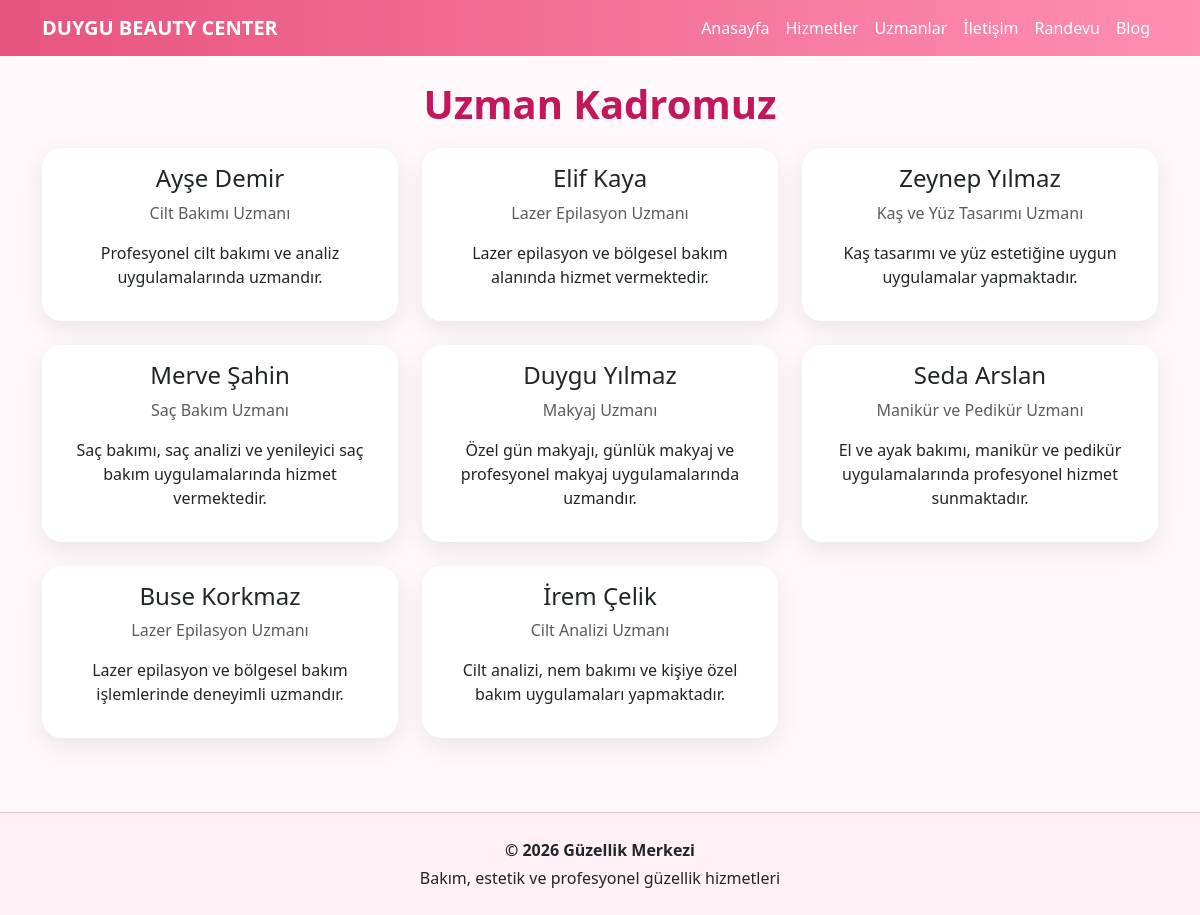
The page /uzmanlar.php on the database its author committed.
### tables this page shows
CREATE TABLE `uzmanlar` (
  `id` int(11) NOT NULL,
  `ad_soyad` varchar(255) DEFAULT NULL,
  `uzmanlik` varchar(255) DEFAULT NULL,
  `resim` varchar(255) DEFAULT NULL,
  `aciklama` text DEFAULT NULL
);

### uzmanlar.php (the view)
<?php
include("includes/db.php");
include("includes/header.php");
$sorgu = $conn->query("SELECT * FROM uzmanlar");
$uzmanlar = $sorgu->fetchAll(PDO::FETCH_ASSOC);
?>
<h1 class="section-title text-center">Uzman Kadromuz</h1>
<div class="row">
    <?php foreach($uzmanlar as $uzman): ?>
        <div class="col-md-4 mb-4">
            <div class="card custom-card h-100 text-center">
                <div class="card-body">
                    <h4><?= $uzman["ad_soyad"] ?></h4>
                    <p class="text-muted"><?= $uzman["uzmanlik"] ?></p>
                    <p><?= $uzman["aciklama"] ?></p>
                </div>
            </div>
        </div>
    <?php endforeach; ?>
</div>
<?php include("includes/footer.php"); ?>

### includes/header.php (shortened to what this page needs)
<!DOCTYPE html>
<html lang="tr">
<head>
    <link href="https://cdn.jsdelivr.net/npm/bootstrap@5.3.3/dist/css/bootstrap.min.css" rel="stylesheet">
</head>
<body>
<nav class="navbar navbar-expand-lg">
    <div class="container">
        <a class="navbar-brand" href="index.php">DUYGU BEAUTY CENTER</a>
        <div class="collapse navbar-collapse" id="menu">
            <ul class="navbar-nav ms-auto">
                <li class="nav-item">
                    <a class="nav-link" href="index.php">Anasayfa</a>
                </li>
                <li class="nav-item">
                    <a class="nav-link" href="hizmetler.php">Hizmetler</a>
                </li>
                <li class="nav-item">
                    <a class="nav-link" href="uzmanlar.php">Uzmanlar</a>
                </li>
                <li class="nav-item">
                    <a class="nav-link" href="iletisim.php">İletişim</a>
                </li>
                <li class="nav-item">
                    <a class="nav-link" href="randevu.php">Randevu</a>
                </li>
                <li class="nav-item">
                    <a class="nav-link" href="blog.php">Blog</a>
                </li>
            </ul>
        </div>
    </div>
</nav>
<div class="container mt-4">

### includes/footer.php (shortened to what this page needs)
</div>
<footer>
    <div class="container text-center">
        <p class="mb-1 fw-bold">© 2026 Güzellik Merkezi</p>
        <p class="mb-0">Bakım, estetik ve profesyonel güzellik hizmetleri</p>
    </div>
</footer>
</body>
</html>

### includes/header.php (style rules this page uses)
body { background:#fff8fb; }
.navbar { background: linear-gradient(90deg, #e75480, #ff8fb1); }
.navbar-brand { color:white !important; font-weight:700; font-size:20px; }
.nav-link { color:white !important; font-weight:500; }
.section-title { font-weight:700; color:#c2185b; margin-bottom:20px; }
.custom-card { border:none; border-radius:20px; box-shadow:0 8px 25px rgba(0,0,0,0.08); transition:0.3s; }
footer { background:#fff0f5; padding:25px 0; margin-top:50px; border-top:1px solid #f3c6d3; }
.navbar .container { align-items:center; }
.navbar-nav .nav-link { padding-left:15px; padding-right:15px; }

### rows shown on the page
uzmanlar: ad_soyad "Ayşe Demir", uzmanlik "Cilt Bakımı Uzmanı", aciklama "Profesyonel cilt bakımı ve analiz uygulamalarında uzmandır."
uzmanlar: ad_soyad "Elif Kaya", uzmanlik "Lazer Epilasyon Uzmanı", aciklama "Lazer epilasyon ve bölgesel bakım alanında hizmet vermektedir."
uzmanlar: ad_soyad "Zeynep Yılmaz", uzmanlik "Kaş ve Yüz Tasarımı Uzmanı", aciklama "Kaş tasarımı ve yüz estetiğine uygun uygulamalar yapmaktadır."
uzmanlar: ad_soyad "Merve Şahin", uzmanlik "Saç Bakım Uzmanı", aciklama "Saç bakımı, saç analizi ve yenileyici saç bakım uygulamalarında hizmet vermektedir."
uzmanlar: ad_soyad "Duygu Yılmaz", uzmanlik "Makyaj Uzmanı", aciklama "Özel gün makyajı, günlük makyaj ve profesyonel makyaj uygulamalarında uzmandır."
uzmanlar: ad_soyad "Seda Arslan", uzmanlik "Manikür ve Pedikür Uzmanı", aciklama "El ve ayak bakımı, manikür ve pedikür uygulamalarında profesyonel hizmet sunmaktadır."
uzmanlar: ad_soyad "Buse Korkmaz", uzmanlik "Lazer Epilasyon Uzmanı", aciklama "Lazer epilasyon ve bölgesel bakım işlemlerinde deneyimli uzmandır."
uzmanlar: ad_soyad "İrem Çelik", uzmanlik "Cilt Analizi Uzmanı", aciklama "Cilt analizi, nem bakımı ve kişiye özel bakım uygulamaları yapmaktadır."
